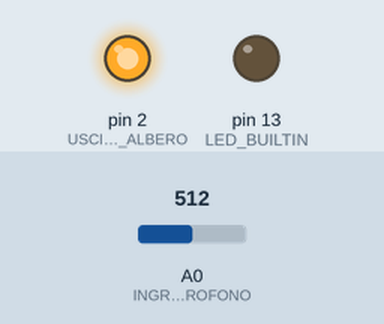
Bench run of a sketch on a simulated Arduino Nano, built with avr-gcc and run on an emulated ATmega328P. Parts: output pins drawn as LEDs (lit = HIGH). The inputs (shaded band) are chosen by the test bench; at power-on: A0 (INGRESSO_MICROFONO) = 512.

Above: at 0.1 s.
At 1.6 s:
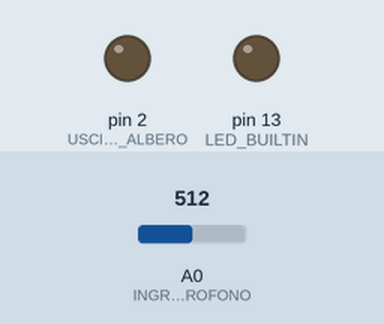
Timing chart, 0 to 3.1 s (numbered marks = the images above):
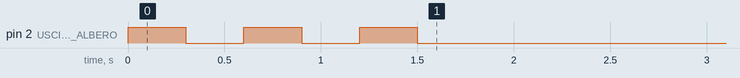

The sketch:

albero_magico.ino
```cpp
// FFT originale tratto da :
// https://create.arduino.cc/projecthub/abhilashpatel121/easyfft-fast-fourier-transform-fft-for-arduino-9d2677

// suono plink composto dalle seguenti frequenze:
// 1250 Hz
// 4000 Hz
// 6500 Hz
// per almeno 0,5 secondi

// Guarda il video integrale: https://youtu.be/to4RZGu3Jdg

#define USCITA_LED_ALBERO     2    // ci vuole un transistor PN2222 per pilotare 350mA di carico a 5V
#define INGRESSO_MICROFONO   A0    // collegato a MAX4466 alimentato a 3,3V
#define INGRESSO_SENSIBILITA A1    // collegato a un potenziometro

#define FFT_DEPTH 64
int data[FFT_DEPTH];

byte sine_data [91] = {
  0,
  4,    9,    13,   18,   22,   27,   31,   35,   40,   44,
  49,   53,   57,   62,   66,   70,   75,   79,   83,   87,
  91,   96,   100,  104,  108,  112,  116,  120,  124,  127,
  131,  135,  139,  143,  146,  150,  153,  157,  160,  164,
  167,  171,  174,  177,  180,  183,  186,  189,  192,  195,       //Paste this at top of program
  198,  201,  204,  206,  209,  211,  214,  216,  219,  221,
  223,  225,  227,  229,  231,  233,  235,  236,  238,  240,
  241,  243,  244,  245,  246,  247,  248,  249,  250,  251,
  252,  253,  253,  254,  254,  254,  255,  255,  255,  255
};
float f_peaks[5];    // top 5 frequencies peaks in descending order
float a_peaks[5];    // top 5 amplitude   peaks in descending order

void setup() {

  //Serial.begin(9600);

  pinMode( LED_BUILTIN, OUTPUT );
  pinMode( USCITA_LED_ALBERO, OUTPUT );

  // tre lampeggi all'accensione
  for (int n = 0; n < 3; n++) {
    // ACCENSIONE ALBERO DI NATALE
    digitalWrite ( USCITA_LED_ALBERO, HIGH );
    delay (300);

    digitalWrite ( USCITA_LED_ALBERO, LOW );
    delay (300);
  }
}

int durataPlink;
unsigned long t0PlinkMs, tPlinkMs;


void loop() {

  int n;
  //unsigned long t0, t1;


  /* acquisizione dati */
  //t0 = micros();
  for (n = 0; n < FFT_DEPTH; n++) {
    data[n] = analogRead( INGRESSO_MICROFONO );
  }
  //t1 = micros();

  //float f = (1000000.0 * FFT_DEPTH) / (t1 - t0);
  float f = 8900.0;

  FFT(data, f);  //to get top five values of frequencies of DATA[x] having FFT_DEPTH samples at f sampling frequency

  /*
    Serial.print(f);
    Serial.print(",0,");
    Serial.print((int)f_peaks[0]);
    Serial.print(",");
    Serial.print((int)f_peaks[1]);
    Serial.print(",");
    Serial.print((int)f_peaks[2]);
    Serial.print(",");
    Serial.print((int)f_peaks[3]);
    Serial.print(",");
    Serial.println((int)f_peaks[4]);
  */

  // cerchiamo le due frequenze : 8900.00,0,3893,1251,0,0,0
  bool f3893 = false;
  bool f1251 = false;
  for (int i = 0; i < 5; i++) {
    if ((int)(f_peaks[i]) == 1251) {
      f1251 = true;
    }
    if ((int)(f_peaks[i]) == 3893) {
      f3893 = true;
    }
  }

  if (f1251 && f3893) {

    digitalWrite( LED_BUILTIN, HIGH );

    tPlinkMs = millis();
    if (durataPlink == 0) {
      t0PlinkMs = tPlinkMs;
    }
    durataPlink++;
    //Serial.println( durataPlink );

  }
  else {

    digitalWrite ( LED_BUILTIN, LOW );
    digitalWrite ( USCITA_LED_ALBERO, LOW );

    if ( (millis() - 100) > tPlinkMs) {
      if ((t0PlinkMs != 0) && (tPlinkMs != 0)) {
        unsigned long durataPlinkMs = millis() - t0PlinkMs;
        //Serial.print( "Durata Tot Ms: " );
        //Serial.println( durataPlinkMs );

        if (durataPlinkMs > 400) {

          for (int n = 0; n < 80; n++) {
            // ACCENSIONE ALBERO DI NATALE
            digitalWrite ( USCITA_LED_ALBERO, HIGH );
            delay (10 + n);

            digitalWrite ( USCITA_LED_ALBERO, LOW );
            delay (10 + n);
          }
        }
      }
      t0PlinkMs = 0;
      tPlinkMs = 0;
      durataPlink = 0;
    }
  }


  /*
     DEBUG MICROFONO

    Serial.print("0,1000,");
    Serial.println( analogRead( INGRESSO_MICROFONO ) );
  */

  /*
     ACCENSIONE ALBERO DI NATALE

    digitalWrite ( USCITA_LED_ALBERO, HIGH );
    delay (300);

    digitalWrite ( USCITA_LED_ALBERO, LOW );
    delay (300);*/

}

//-----------------------------FFT Function----------------------------------------------//

void FFT(int in[], float Frequency)
{
  /*
    Code to perform FFT on arduino,
    setup:
    paste sine_data [91] at top of program [global variable], paste FFT function at end of program
    Term:
    1. in[]     : Data array,
    2. N        : Number of sample (recommended sample size 2,4,8,16,32,64,128...)
    3. Frequency: sampling frequency required as input (Hz)

    If sample size is not in power of 2 it will be clipped to lower side of number.
    i.e, for 150 number of samples, code will consider first 128 sample, remaining sample  will be omitted.
    For Arduino nano, FFT of more than 128 sample not possible due to mamory limitation (64 recomended)
    For higher Number of sample may arise Mamory related issue,
    Code by ABHILASH
    Contact: abhilashpatel121@gmail.com
    Documentation:https://www.instructables.com/member/abhilash_patel/instructables/
    2/3/2021: change data type of N from float to int for >=256 samples
  */

  unsigned int data[13] = {1, 2, 4, 8, 16, 32, 64, 128, 256, 512, 1024, 2048};
  int a, c1, f, o, x;
  a = FFT_DEPTH;

  for (int i = 0; i < 12; i++)          //calculating the levels
  {
    if (data[i] <= a) {
      o = 6;
    }
  }

  int in_ps[data[o]] = {};   //input for sequencing
  float out_r[data[o]] = {}; //real part of transform
  float out_im[data[o]] = {}; //imaginory part of transform

  x = 0;
  for (int b = 0; b < o; b++)              // bit reversal
  {
    c1 = data[b];
    f = data[o] / (c1 + c1);
    for (int j = 0; j < c1; j++)
    {
      x = x + 1;
      in_ps[x] = in_ps[j] + f;
    }
  }


  for (int i = 0; i < data[o]; i++)     // update input array as per bit reverse order
  {
    if (in_ps[i] < a)
    {
      out_r[i] = in[in_ps[i]];
    }
    if (in_ps[i] > a)
    {
      out_r[i] = in[in_ps[i] - a];
    }
  }


  int i10, i11, n1;
  float e, c, s, tr, ti;

  for (int i = 0; i < o; i++)                             //fft
  {
    i10 = data[i];            // overall values of sine/cosine  :
    i11 = data[o] / data[i + 1]; // loop with similar sine cosine:
    e = 360 / data[i + 1];
    e = 0 - e;
    n1 = 0;

    for (int j = 0; j < i10; j++)
    {
      c = cosine(e * j);
      s = sine(e * j);
      n1 = j;

      for (int k = 0; k < i11; k++)
      {
        tr = c * out_r[i10 + n1] - s * out_im[i10 + n1];
        ti = s * out_r[i10 + n1] + c * out_im[i10 + n1];

        out_r[n1 + i10] = out_r[n1] - tr;
        out_r[n1] = out_r[n1] + tr;

        out_im[n1 + i10] = out_im[n1] - ti;
        out_im[n1] = out_im[n1] + ti;

        n1 = n1 + i10 + i10;
      }
    }
  }

  /*
    for(int i=0;i<data[o];i++)
    {
    Serial.print(out_r[i]);
    Serial.print("\t");                                     // un comment to print RAW o/p
    Serial.print(out_im[i]); Serial.println("i");
    }
  */


  //---> here onward out_r contains amplitude and our_in conntains frequency (Hz)
  for (int i = 0; i < data[o - 1]; i++)      // getting amplitude from complex number
  {
    out_r[i] = sqrt(out_r[i] * out_r[i] + out_im[i] * out_im[i]); // to  increase the speed delete sqrt
    out_im[i] = i * Frequency / FFT_DEPTH;
    /*
      Serial.print(out_im[i]); Serial.print("Hz");
      Serial.print("\t");                            // un comment to print freuency bin
      Serial.println(out_r[i]);
    */
  }


  x = 0;     // peak detection
  for (int i = 1; i < data[o - 1] - 1; i++)
  {
    if (out_r[i] > out_r[i - 1] && out_r[i] > out_r[i + 1])
    { in_ps[x] = i;  //in_ps array used for storage of peak number
      x = x + 1;
    }
  }


  s = 0;
  c = 0;
  for (int i = 0; i < x; i++)      // re arraange as per magnitude
  {
    for (int j = c; j < x; j++)
    {
      if (out_r[in_ps[i]] < out_r[in_ps[j]])
      { s = in_ps[i];
        in_ps[i] = in_ps[j];
        in_ps[j] = s;
      }
    }
    c = c + 1;
  }


  for (int i = 0; i < 5; i++) // updating f_peak array (global variable)with descending order
  {
    f_peaks[i] = out_im[in_ps[i]];
    a_peaks[i] = out_r[in_ps[i]];
    //if (a_peaks[i] < analogRead( INGRESSO_SENSIBILITA )) { f_peaks[i] = 0; }
    if (a_peaks[i] < 15) {
      f_peaks[i] = 0;
    }
  }
}


float sine(int i)
{
  int j = i;
  float out;
  while (j < 0) {
    j = j + 360;
  }
  while (j > 360) {
    j = j - 360;
  }
  if (j > -1   && j < 91) {
    out = sine_data[j];
  }
  else if (j > 90  && j < 181) {
    out = sine_data[180 - j];
  }
  else if (j > 180 && j < 271) {
    out = -sine_data[j - 180];
  }
  else if (j > 270 && j < 361) {
    out = -sine_data[360 - j];
  }
  return (out / 255);
}

float cosine(int i)
{
  int j = i;
  float out;
  while (j < 0) {
    j = j + 360;
  }
  while (j > 360) {
    j = j - 360;
  }
  if (j > -1   && j < 91) {
    out = sine_data[90 - j];
  }
  else if (j > 90  && j < 181) {
    out = -sine_data[j - 90];
  }
  else if (j > 180 && j < 271) {
    out = -sine_data[270 - j];
  }
  else if (j > 270 && j < 361) {
    out = sine_data[j - 270];
  }
  return (out / 255);
}
```
